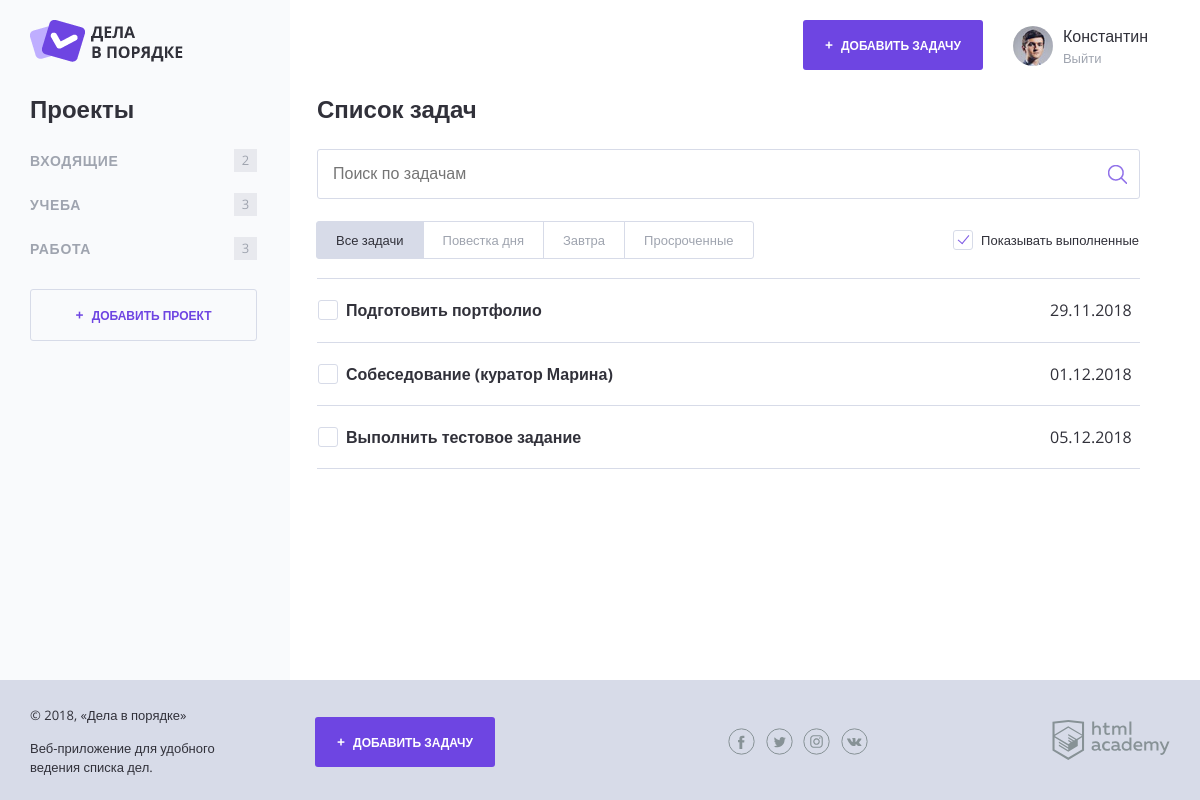
/index.php?category_id=2, run on the app's committed database.
### tables this page shows
CREATE TABLE tasks (
  id                   INT          AUTO_INCREMENT,
  name                 CHAR(255)    NOT NULL,
  category_id          INT          DEFAULT NULL,
  creator_id           INT          NOT NULL,
  creation             DATETIME     NOT NULL DEFAULT CURRENT_TIMESTAMP,
  deadline             DATETIME     DEFAULT NULL,
  attachment_label     CHAR(255)    DEFAULT NULL,
  attachment_filename  CHAR(255)    DEFAULT NULL,
  is_complete          TINYINT(1)   NOT NULL DEFAULT 0,  

  PRIMARY KEY (id),
  INDEX (category_id),
  INDEX (creator_id),
  INDEX (deadline)
);

### utils.php (called while the page is built, shortened)
<?php
  function fillView($viewFilename, $data = []) {
    $viewPath = VIEWS_DIRECTORY_PATH.$viewFilename;
    $view = '';
    if (is_readable($viewPath)) {
      extract($data);
      require_once($viewPath);
      $view = ob_get_clean();
    }
    return $view;
  }
  function shouldHighlightTask($deadline) {
    $deadlineTime = strtotime($deadline);
    $currentTime = time();
    $timeReserveInHours = floor(($deadlineTime - $currentTime) / SECONDS_IN_HOUR);
    return $timeReserveInHours <= TWENTY_FOUR_HOURS;
  }
  function getDateFormatDDMMYYYY($datetime) {
    return date('d.m.Y', strtotime($datetime));
  }

### database-connection-helper.php (called while the page is built, shortened)
<?php
  function compileRequestForTasks($userID) {
    $virtualInbox = VIRTUAL_CATEGORY_ID['inbox'];
    return "SELECT id, name, IFNULL(category_id, '{$virtualInbox}') as category_id,
                    deadline, attachment_label, attachment_filename, is_complete
            FROM tasks
            WHERE creator_id = {$userID}";
  }
  function downloadData($databaseConnection, $requestString) {
    $downloadedData = $databaseConnection->query($requestString);
    $adaptedData = $downloadedData->fetch_all(MYSQLI_ASSOC);
    $adaptedData = convertArrayStringsToNumbers($adaptedData);
    return $adaptedData;
  }
  function convertArrayStringsToNumbers($data) {
    return array_map(function($item) {
      if (is_array($item)) {
        return convertArrayStringsToNumbers($item);
      }
      if (is_numeric($item)) {
        return is_integer($item + 0) ? (integer) $item : (float) $item;
      }
      return $item;
    }, $data);
  }

### templates/content-index.php (the view, shortened to what this page needs)
<main class="content__main">
  <h2 class="content__main-heading">Список задач</h2>
  <form class="search-form" action="index.php" method="post">
    <input class="search-form__input" type="text" name="" placeholder="Поиск по задачам" value="">
    <input class="search-form__submit" type="submit" name="" value="Искать">
  </form>
  <div class="tasks-controls">
    <nav class="tasks-switch">
      <a class="tasks-switch__item tasks-switch__item--active" href="/">Все задачи</a>
      <a class="tasks-switch__item" href="/">Повестка дня</a>
      <a class="tasks-switch__item" href="/">Завтра</a>
      <a class="tasks-switch__item" href="/">Просроченные</a>
    </nav>
    <label class="checkbox">
      <span class="checkbox__text">Показывать выполненные</span>
    </label>
  </div>
  <table class="tasks">
    <?php
      foreach ($tasks as $taskData):
        if (($selectedCategoryID === VIRTUAL_CATEGORY_ID['all'] || $selectedCategoryID === $taskData['category_id']) &&
            (!$taskData['is_complete'] || $shouldShowCompletedTasks)):
    ?>
          <tr class="tasks__item task
                    <?= shouldHighlightTask($taskData['deadline']) ? 'task--important' : ''; ?>
                    <?= $taskData['is_complete'] ? 'task--completed' : ''; ?>">
            <td class="task__select">
              <label class="checkbox task__checkbox">
                <span class="checkbox__text"><?= strip_tags($taskData['name']); ?></span>
              </label>
            </td>
            <td class="task__file">
            </td>
            <td class="task__date"><?= getDateFormatDDMMYYYY($taskData['deadline']); ?></td>
          </tr>
    <?php
        endif;
      endforeach;
    ?>
  </table>
</main>

### css/style.css (style rules this page uses)
html, body { height: 100%; }
body { position: relative; min-width: 1180px; font-size: 16px; font-family: "OpenSans", sans-serif; color: #31313a; }
a { text-decoration: none; }
.content__main { flex-grow: 1; padding: 0 30px 0 27px; }
.content__main-heading { margin: 0; margin-bottom: 25px; }
.search-form { position: relative; margin-bottom: 23px; }
.search-form__input { box-sizing: border-box; width: 100%; padding: 15px; border: 1px solid #d7dbe8; border-radius: 3px; }
.search-form__submit { position: absolute; top: 11px; right: 8px; width: 30px; height: 30px; font-size: 0; background: transparent url("../img/search.png") no-repeat 50% 50%; border: 0; }
.tasks-controls { display: flex; justify-content: space-between; align-items: center; margin-bottom: 19px; font-size: 13px; }
.tasks-controls .checkbox .checkbox__text { padding-top: 3px; padding-bottom: 3px; }
.tasks-switch { display: inline-flex; flex-wrap: nowrap; font-size: 13px; }
.tasks-switch__item:first-child { border-top-left-radius: 3px; border-bottom-left-radius: 3px; }
.tasks-switch__item:last-child { border-top-right-radius: 3px; border-bottom-right-radius: 3px; }
.tasks-switch__item { position: relative; display: flex; margin: -1px 0 0 -1px; padding: 9px 19px; line-height: 1.4; color: #9fa4af; white-space: nowrap; background-color: #ffffff; border: 1px solid #d7dbe8; }
.tasks-switch__item--active { color: #31313a; background-color: #d7dbe8; border-color: #d7dbe8; }
.checkbox { position: relative; display: inline-block; vertical-align: top; border: 1px solid transparent; }
.checkbox__input:checked + .checkbox__text::before { border: 1px solid #d7dbe8; }
.checkbox__input:checked + .checkbox__text::after { display: block; }
.checkbox__text { position: relative; display: block; padding: 1px 0 1px 28px; }
.checkbox__text::before { content: ""; position: absolute; top: 0; left: 0; width: 18px; height: 18px; border: 1px solid #d7dbe8; border-radius: 3px; }
.checkbox__text::after { content: ""; position: absolute; top: 5px; left: 5px; display: none; width: 10px; height: 5px; border-bottom: 1px solid #7f5be5; border-left: 1px solid #7f5be5; transform: rotate(-50deg); }
.tasks { width: 100%; border-collapse: collapse; }
.tasks__item:first-child td { border-top: 1px solid #d7dbe8; }
.tasks__item td { padding: 20px 0; border-bottom: 1px solid #d7dbe8; }
.task__checkbox .checkbox__input + .checkbox__text { font-weight: bold; }
.task__select { position: relative; width: 476px; }
.task__file { width: 190px; }
.task__date { width: 80px; }

### data on the page
tasks: name "Подготовить портфолио", deadline "29.11.2018"
tasks: name "Собеседование (куратор Марина)", deadline "01.12.2018"
tasks: name "Выполнить тестовое задание", deadline "05.12.2018"

### other printed values
strip_tags('Константин') "Константин"
strip_tags($categoryData['name']) "ВХОДЯЩИЕ"
$categoryData['tasks_included'] "2"
strip_tags($categoryData['name']) "УЧЕБА"
$categoryData['tasks_included'] "3"
strip_tags($categoryData['name']) "РАБОТА"
